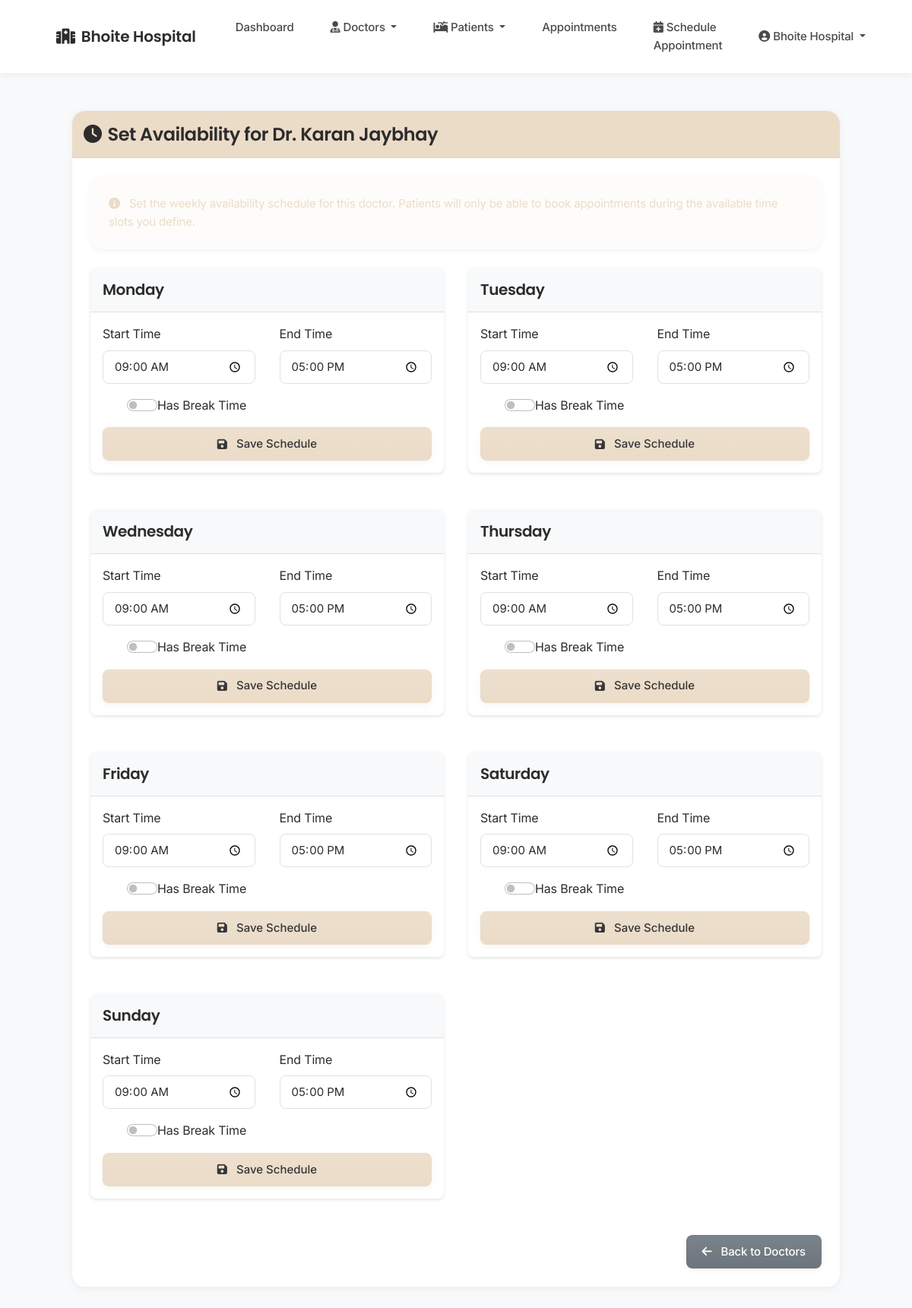
The app's page /admin/set_doctor_slots/1 (signed in) with its own data.
### tables this page shows
CREATE TABLE doctors (
            id INTEGER PRIMARY KEY AUTOINCREMENT,
            name TEXT NOT NULL,
            specialization TEXT NOT NULL,
            experience INTEGER,
            consultation_fee REAL,
            contact TEXT,
            bio TEXT,
            image_path TEXT,
            username TEXT UNIQUE,
            password TEXT,
            created_by INTEGER,
            hospital_id INTEGER NOT NULL,
            FOREIGN KEY (created_by) REFERENCES staff(id),
            FOREIGN KEY (hospital_id) REFERENCES staff(id)
        );

CREATE TABLE doctor_slots (
            id INTEGER PRIMARY KEY AUTOINCREMENT,
            doctor_id INTEGER NOT NULL,
            day TEXT NOT NULL,
            start_time TEXT NOT NULL,
            end_time TEXT NOT NULL,
            break_start TEXT,
            break_end TEXT,
            hospital_id INTEGER NOT NULL,
            FOREIGN KEY (doctor_id) REFERENCES doctors(id),
            FOREIGN KEY (hospital_id) REFERENCES staff(id)
        );

### app.py (the view, shortened to what this page needs)
@app.route('/admin/set_doctor_slots/<int:doctor_id>', methods=['GET', 'POST'])
def set_doctor_slots(doctor_id):
    if 'user_id' not in session or session['user_type'] != 'admin':
        return redirect(url_for('login'))
    conn = get_db_connection()
    doctor = conn.execute('SELECT * FROM doctors WHERE id = ? AND hospital_id = ?',
                         (doctor_id, session['hospital_id'])).fetchone()
    if not doctor:
        flash('Doctor not found', 'danger')
        return redirect(url_for('view_doctors'))
    try:
        slots = conn.execute('''
            SELECT * FROM doctor_slots
            WHERE doctor_id = ? AND hospital_id = ?
            ORDER BY
                CASE day
                    WHEN 'Monday' THEN 1
                    WHEN 'Tuesday' THEN 2
                    WHEN 'Wednesday' THEN 3
                    WHEN 'Thursday' THEN 4
                    WHEN 'Friday' THEN 5
                    WHEN 'Saturday' THEN 6
                    WHEN 'Sunday' THEN 7
                END
        ''', (doctor_id, session['hospital_id'])).fetchall()
    except Exception as e:
        flash('Error loading doctor data', 'danger')
        app.logger.error(f"Doctor slots error: {str(e)}")
        slots = []
    finally:
        conn.close()
    return render_template('admin/set_doctor_slots.html',
                         doctor=doctor,
                         slots=slots)

### app.py (called while the page is built)
@app.context_processor
def utility_processor():
    def now():
        return datetime.now()
    return dict(now=now)

def get_db_connection():
    try:
        conn = sqlite3.connect(get_db_path())
        conn.row_factory = sqlite3.Row
        return conn
    except sqlite3.Error as e:
        logger.error(f"Database connection error: {e}")
        raise

### database.py (called while the page is built)
def get_db_path():
    if 'RENDER' in os.environ:
        return '/var/lib/sqlite/hospital.db'
    else:
        return os.path.join(os.path.dirname(__file__), 'instance', 'hospital.db')

### templates/admin/set_doctor_slots.html (shortened to what this page needs)
{% extends "base.html" %}
{% block content %}
<div class="container py-4">
    <div class="card mb-4">
        <div class="card-header text-white d-flex justify-content-between align-items-center" style="background-color:rgb(235, 220, 200); padding: 15px 15px">
            <h4 class="mb-0">
                <i class="fas fa-clock me-2"></i>Set Availability for Dr. {{ doctor.name }}
            </h4>
        </div>
        <div class="card-body p-4">
            <div class="alert alert-info mb-4">
                <i class="fas fa-info-circle me-2"></i>
                Set the weekly availability schedule for this doctor. Patients will only be able to book appointments
                during the available time slots you define.
            </div>
            <div class="row g-4">
                {% for day in ['Monday', 'Tuesday', 'Wednesday', 'Thursday', 'Friday', 'Saturday', 'Sunday'] %}
                <div class="col-md-6">
                    <div class="card slot-card">
                        <div class="card-header p-3">
                            <h5 class="mb-0">{{ day }}</h5>
                        </div>
                        <div class="card-body p-3">
                            {% set day_slot = slots|selectattr('day', 'equalto', day)|first %}
                            <form method="POST" action="{{ url_for('set_doctor_slots', doctor_id=doctor.id) }}">
                                <div class="row g-3">
                                    <div class="col-md-6">
                                        <label class="form-label">Start Time</label>
                                        <input type="time" class="form-control" name="start_time"
                                               value="{{ day_slot.start_time if day_slot else '09:00' }}" required>
                                    </div>
                                    <div class="col-md-6">
                                        <label class="form-label">End Time</label>
                                        <input type="time" class="form-control" name="end_time"
                                               value="{{ day_slot.end_time if day_slot else '17:00' }}" required>
                                    </div>
                                </div>
                                <div class="mt-3">
                                    <div class="form-check form-switch">
                                        <input class="form-check-input" type="checkbox" id="hasBreak{{ day }}"
                                               name="has_break" {% if day_slot and day_slot.break_start %}checked{% endif %}>
                                        <label class="form-check-label" for="hasBreak{{ day }}">Has Break Time</label>
                                    </div>
                                </div>
                                <div class="d-grid mt-3">
                                    <button type="submit" class="btn btn-primary">
                                        <i class="fas fa-save me-1"></i>Save Schedule
                                    </button>
                                </div>
                            </form>
                        </div>
                    </div>
                </div>
                {% endfor %}
            </div>
            <div class="d-grid gap-2 d-md-flex justify-content-md-end mt-4">
                <a href="{{ url_for('view_doctors') }}" class="btn btn-secondary">
                    <i class="fas fa-arrow-left me-1"></i>Back to Doctors
                </a>
            </div>
        </div>
    </div>
</div>
{% endblock %}

### templates/base.html (style rules this page uses)
:root { --primary: rgb(235, 220, 200); --primary-dark: rgb(215, 200, 180); --primary-light: rgba(235, 220, 200, 0.1); --primary-lighter: rgba(235, 220, 200, 0.05); --secondary: rgb(200, 185, 165); --text-primary: #2c2c2c; --text-secondary: #4a4a4a; --bg-light: #fafafa; --white: #ffffff; --border-color: rgba(0,0,0,0.05); --success: #2e8b57; --success-light: rgba(46, 139, 87, 0.1); --info: rgb(235, 220, 200); --info-light: rgba(235, 220, 200, 0.1); --warning: #d4a017; --warning-light: rgba(212, 160, 23, 0.1); --danger: #c41e3a; --danger-light: rgba(196, 30, 58, 0.1); --spacing-xs: 0.5rem; --spacing-sm: 0.75rem; --spacing-md: 1rem; --spacing-lg: 1.5rem; --spacing-xl: 2rem; --radius-xs: 6px; --radius-sm: 10px; --radius-md: 14px; --radius-lg: 18px; --radius-xl: 24px; --radius-2xl: 30px; --radius-full: 9999px; --shadow-sm: 0 2px 8px rgba(0,0,0,0.05); --shadow-md: 0 4px 12px rgba(0,0,0,0.08); --shadow-lg: 0 8px 24px rgba(0,0,0,0.12); --transition-fast: all 0.2s ease; --transition-normal: all 0.3s ease; }
body { font-family: 'Inter', sans-serif; min-height: 100vh; display: flex; flex-direction: column; background-color: var(--bg-light); color: var(--text-primary); line-height: 1.6; -webkit-font-smoothing: antialiased; letter-spacing: -0.01em; }
h1, h2, h3, h4, h5, h6 { font-family: 'Poppins', sans-serif; font-weight: 600; color: var(--text-primary); margin-bottom: var(--spacing-lg); letter-spacing: -0.02em; line-height: 1.3; }
.btn { padding: 0.625rem 1.25rem; font-weight: 500; border-radius: var(--radius-md); transition: var(--transition-fast); position: relative; overflow: hidden; min-width: 120px; height: 44px; display: inline-flex; align-items: center; justify-content: center; gap: var(--spacing-xs); font-size: 0.9375rem; line-height: 1.5; text-align: center; white-space: nowrap; vertical-align: middle; cursor: pointer; user-select: none; border: 1px solid transparent; box-shadow: var(--shadow-sm); }
.btn::after { content: ''; position: absolute; top: 0; left: 0; width: 100%; height: 100%; background: linear-gradient(rgba(255,255,255,0.1), rgba(255,255,255,0)); pointer-events: none; transition: var(--transition-fast); }
.btn-primary { background-color: var(--primary) !important; border-color: var(--primary) !important; color: var(--text-primary) !important; }
.alert { border-radius: var(--radius-lg); border: none; box-shadow: var(--shadow-sm); padding: var(--spacing-lg); margin-bottom: var(--spacing-lg); font-size: 0.9375rem; line-height: 1.6; }
.form-control, .form-select { height: 44px; padding: 0.625rem 1rem; font-size: 0.9375rem; border-radius: var(--radius-md); border: 1px solid var(--border-color); transition: var(--transition-fast); line-height: 1.5; color: var(--text-primary); }
.form-control::placeholder { color: var(--text-secondary); opacity: 0.7; }
.container { padding-left: var(--spacing-xl); padding-right: var(--spacing-xl); }
.row { margin-left: calc(-1 * var(--spacing-md)); margin-right: calc(-1 * var(--spacing-md)); }
.row > [class*="col-"] { padding-left: var(--spacing-md); padding-right: var(--spacing-md); }
.alert-info { background-color: var(--info-light); border-color: var(--info); color: var(--info); }
.card { border-radius: var(--radius-lg); border: 1px solid var(--border-color); box-shadow: var(--shadow-sm); overflow: hidden; transition: var(--transition-normal); }
.card-header { background-color: var(--primary); border-bottom: 1px solid var(--border-color); padding: var(--spacing-lg); }
.card-body { padding: var(--spacing-xl); }

### templates/admin/set_doctor_slots.html (style rules this page uses)
.slot-card { box-shadow: 0 2px 4px rgba(0,0,0,0.1); border: none; border-radius: 8px; margin-bottom: 1.5rem; }
.slot-card .card-header { background-color: #f8f9fa; border-bottom: 1px solid #e0e0e0; border-radius: 8px 8px 0 0; }
.form-control { border-radius: 8px; padding: 10px 15px; border: 1px solid #e0e0e0; }
.btn { padding: 8px 20px; border-radius: 8px; font-weight: 500; }
.form-switch .form-check-input { width: 2.5em; margin-left: -0.5em; }

### records on screen
doctors: name "Karan Jaybhay"
doctor_slots: day "Tuesday" (drawn), start_time "09:00", end_time "17:00"
doctor_slots: start_time "09:00", end_time "17:00"
doctor_slots: start_time "09:00", end_time "17:00"

### other values on screen
{{ session.get('hospital_name', 'Hospital Management') }} "Bhoite Hospital"
{{ session.get('name', 'User') }} "Bhoite Hospital"
{{ day }} "Monday" "Tuesday" "Wednesday" "Thursday" "Friday" "Saturday" "Sunday"
